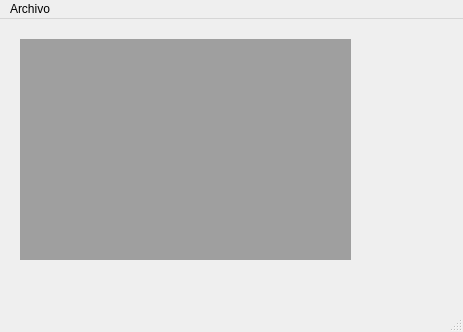
<?xml version="1.0" encoding="UTF-8"?>
<ui version="4.0">
 <class>Pacientes</class>
 <widget class="QMainWindow" name="Pacientes">
  <property name="geometry">
   <rect>
    <x>0</x>
    <y>0</y>
    <width>463</width>
    <height>332</height>
   </rect>
  </property>
  <property name="windowTitle">
   <string>Pacientes</string>
  </property>
  <widget class="QWidget" name="centralwidget">
   <widget class="QMdiArea" name="mdiArea">
    <property name="geometry">
     <rect>
      <x>20</x>
      <y>20</y>
      <width>331</width>
      <height>221</height>
     </rect>
    </property>
   </widget>
  </widget>
  <widget class="QMenuBar" name="menubar">
   <property name="geometry">
    <rect>
     <x>0</x>
     <y>0</y>
     <width>463</width>
     <height>21</height>
    </rect>
   </property>
   <widget class="QMenu" name="menuArchivo">
    <property name="title">
     <string>Archivo</string>
    </property>
    <addaction name="actionNuevo_Paciente"/>
    <addaction name="actionAbrir"/>
    <addaction name="separator"/>
    <addaction name="actionGuardar_paciente"/>
    <addaction name="actionGuardar_como"/>
    <addaction name="separator"/>
    <addaction name="actionSalir"/>
   </widget>
   <addaction name="menuArchivo"/>
  </widget>
  <widget class="QStatusBar" name="statusbar"/>
  <action name="actionNuevo_Paciente">
   <property name="text">
    <string>Nuevo paciente</string>
   </property>
  </action>
  <action name="actionAbrir">
   <property name="text">
    <string>Abrir paciente</string>
   </property>
  </action>
  <action name="actionPacientes_recientes">
   <property name="text">
    <string>Pacientes recientes</string>
   </property>
  </action>
  <action name="actionGuardar_paciente">
   <property name="text">
    <string>Guardar paciente</string>
   </property>
  </action>
  <action name="actionGuardar_como">
   <property name="text">
    <string>Guardar como</string>
   </property>
  </action>
  <action name="actionSalir">
   <property name="text">
    <string>Salir</string>
   </property>
  </action>
 </widget>
 <resources/>
 <connections/>
</ui>
